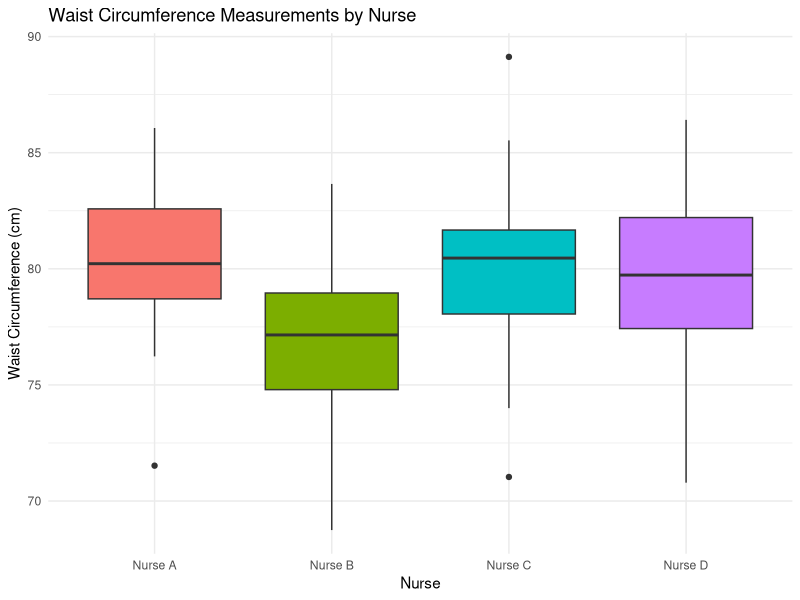
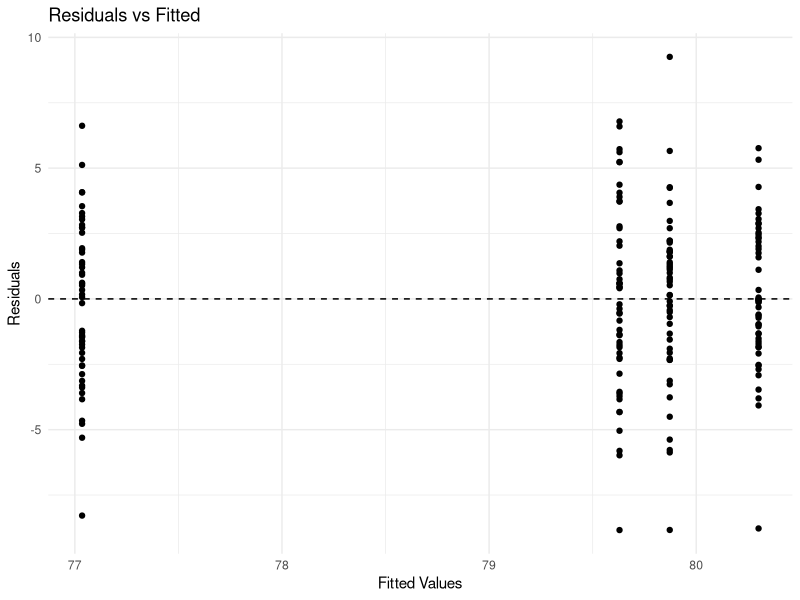
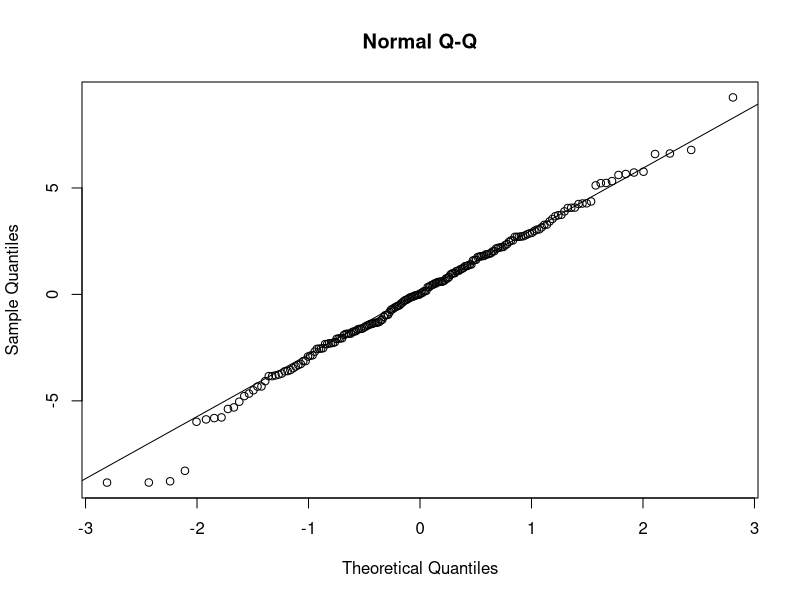

These charts were generated, in order, by the following R code:
## ---- chunk 1
#| label: setup
#| include: false

# configure global options for R code chunks:
# warning = F to suppress the display of warning messages generated during the execution of code chunks
# message = F to suppress the display of messages produced during the execution of code chunks
knitr::opts_chunk$set(warning = FALSE, message = FALSE)
## ---- chunk 2
# Setting seed for reproducibility
set.seed(789)

# Number of nurses and measurements per nurse
num_nurses <- 4
measurements_per_nurse <- 50

# Simulating nurse effects (random effects)
nurse_effects <- rnorm(num_nurses, mean = 0, sd = 1.5)  # Nurse-specific deviations

# Simulating residual errors
residual_errors <- rnorm(num_nurses * measurements_per_nurse, mean = 0, sd = 3)

# Simulating Waist Circumference Measurements
Waist_Circumference <- 80 + rep(nurse_effects, each = measurements_per_nurse) + residual_errors

# Creating Nurse factor
Nurse <- factor(rep(paste("Nurse", LETTERS[1:num_nurses]), each = measurements_per_nurse))

# Combining into a data frame
data_waist_circumference <- data.frame(
  Nurse = Nurse,
  Waist_Circumference = Waist_Circumference
)
## ---- chunk 3
# Create a boxplot
library(ggplot2)
ggplot(data_waist_circumference, aes(x = Nurse, y = Waist_Circumference, fill = Nurse)) +
  geom_boxplot() +
  labs(title = "Waist Circumference Measurements by Nurse",
       x = "Nurse", y = "Waist Circumference (cm)") +
  theme_minimal() +
  theme(legend.position = "none")
## ---- chunk 4
# Calculate summary statistics
library(dplyr)
summary_stats_random <- data_waist_circumference %>%
  group_by(Nurse) %>%
  summarise(
    Mean_Waist = mean(Waist_Circumference),
    SD_Waist = sd(Waist_Circumference)
  )

summary_stats_random
## ---- chunk 5
# Fitting the random effects model
library(lme4)
model_random <- lmer(Waist_Circumference ~ 1 + (1 | Nurse), data = data_waist_circumference)
summary(model_random)
## ---- chunk 6
# Extract conditional residuals and predicted values
residuals_model_random <- resid(model_random)
fitted_model_random <- fitted(model_random)

# Residuals vs Fitted
ggplot(data.frame(Fitted = fitted_model_random, Residuals = residuals_model_random), aes(x = Fitted, y = Residuals)) +
  geom_point() +
  geom_hline(yintercept = 0, linetype = "dashed") +
  labs(title = "Residuals vs Fitted",
       x = "Fitted Values", y = "Residuals") +
  theme_minimal()

# Normal Q-Q
qqnorm(residuals_model_random, main = "Normal Q-Q")
qqline(residuals_model_random)
